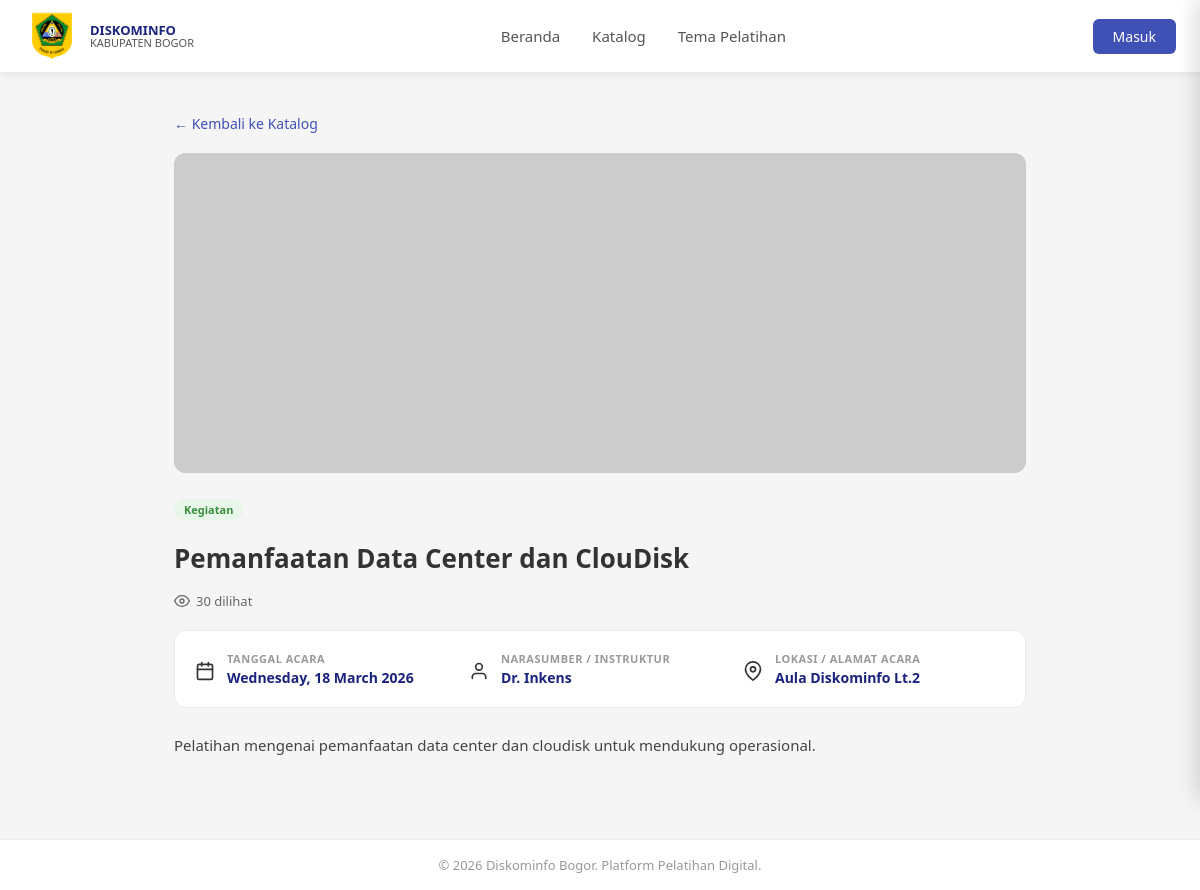
The app's page /pages/detail.php?id=2 with its own data.
### tables this page shows
CREATE TABLE modul (
    id INT AUTO_INCREMENT PRIMARY KEY,
    judul VARCHAR(200) NOT NULL,
    deskripsi TEXT,
    kategori_id INT,
    instruktur VARCHAR(100),
    lokasi VARCHAR(150),
    tanggal DATE,
    views INT DEFAULT 0,
    status ENUM('published','draft') DEFAULT 'draft',
    thumbnail VARCHAR(255),
    file_materi VARCHAR(255),
    file_ppt VARCHAR(255),
    created_at TIMESTAMP DEFAULT CURRENT_TIMESTAMP,
    FOREIGN KEY (kategori_id) REFERENCES kategori(id) ON DELETE SET NULL
);

CREATE TABLE kategori (
    id INT AUTO_INCREMENT PRIMARY KEY,
    nama VARCHAR(100) NOT NULL,
    deskripsi TEXT,
    created_at TIMESTAMP DEFAULT CURRENT_TIMESTAMP
);

### pages/detail.php (the view, shortened to what this page needs)
<?php
require_once '../includes/header.php';
$id = isset($_GET['id']) ? (int)$_GET['id'] : 0;
$conn->query("ALTER TABLE tema_pelatihan ADD COLUMN IF NOT EXISTS tanggal_selesai DATE DEFAULT NULL AFTER tanggal");
$conn->query("ALTER TABLE pendaftaran ADD COLUMN IF NOT EXISTS npwp VARCHAR(25) DEFAULT NULL");
$conn->query("ALTER TABLE pendaftaran ADD COLUMN IF NOT EXISTS no_rekening VARCHAR(30) DEFAULT NULL");
$conn->query("ALTER TABLE pendaftaran ADD COLUMN IF NOT EXISTS asal_kecamatan VARCHAR(100) DEFAULT NULL");
$col_check = $conn->query("SHOW COLUMNS FROM modul LIKE 'tema_id'");
$has_tema_col = $col_check->num_rows > 0;
if ($has_tema_col) {
    $stmt = $conn->prepare("
        SELECT m.*, k.nama as kategori_nama,
               tp.id as tema_id, tp.judul as tema_judul,
               tp.lokasi as tema_lokasi, tp.tanggal as tema_tanggal,
               tp.tanggal_selesai as tema_tanggal_selesai,
               tp.kuota as tema_kuota, tp.status as tema_status, tp.deskripsi as tema_deskripsi,
               (SELECT COUNT(*) FROM pendaftaran p WHERE p.tema_id=tp.id AND p.status!='rejected') as tema_terdaftar
        FROM modul m
        LEFT JOIN kategori k ON m.kategori_id = k.id
        LEFT JOIN tema_pelatihan tp ON m.tema_id = tp.id
        WHERE m.id = ? AND m.status = 'published'
    ");
} else {
    $stmt = $conn->prepare("
        SELECT m.*, k.nama as kategori_nama
        FROM modul m
        LEFT JOIN kategori k ON m.kategori_id = k.id
        WHERE m.id = ? AND m.status = 'published'
    ");
}
$stmt->bind_param("i", $id);
$stmt->execute();
$m = $stmt->get_result()->fetch_assoc();
function badge_class($kat) {
    $map = ['Internal'=>'badge-internal','Kegiatan'=>'badge-kegiatan','External'=>'badge-external'];
    return $map[$kat] ?? 'badge-internal';
}
?>
<div class="main-content">
<div class="detail-page">
    <a href="katalog.php" class="btn-back">&larr; Kembali ke Katalog</a>
    <div class="detail-thumb">
        <?php if ($m['thumbnail']): ?>
            <img src="../<?= htmlspecialchars($m['thumbnail']) ?>" alt="<?= htmlspecialchars($m['judul']) ?>">
        <?php else: ?>
            <img src="https://picsum.photos/seed/<?= $m['id'] ?>/900/320" alt="">
        <?php endif; ?>
    </div>
    <span class="badge <?= badge_class($m['kategori_nama']) ?>"><?= htmlspecialchars($m['kategori_nama'] ?? '') ?></span>
    <h1 style="font-size:26px;font-weight:700;margin:12px 0 16px"><?= htmlspecialchars($m['judul']) ?></h1>
    <div class="detail-meta">
        <span><svg class="icon" viewBox="0 0 24 24"><path d="M1 12s4-8 11-8 11 8 11 8-4 8-11 8-11-8-11-8z"/><circle cx="12" cy="12" r="3"/></svg> <?= $m['views'] ?> dilihat</span>
    </div>
    <div class="acara-card">
        <div class="acara-item">
            <div class="acara-icon"><svg class="icon icon-lg" viewBox="0 0 24 24"><rect x="3" y="4" width="18" height="18" rx="2"/><line x1="16" y1="2" x2="16" y2="6"/><line x1="8" y1="2" x2="8" y2="6"/><line x1="3" y1="10" x2="21" y2="10"/></svg></div>
            <div class="acara-detail">
                <span class="acara-label">Tanggal Acara</span>
                <span class="acara-value"><?= date('l, d F Y', strtotime($m['tanggal'])) ?></span>
            </div>
        </div>
        <?php if ($m['instruktur']): ?>
        <div class="acara-item">
            <div class="acara-icon"><svg class="icon icon-lg" viewBox="0 0 24 24"><path d="M20 21v-2a4 4 0 0 0-4-4H8a4 4 0 0 0-4 4v2"/><circle cx="12" cy="7" r="4"/></svg></div>
            <div class="acara-detail">
                <span class="acara-label">Narasumber / Instruktur</span>
                <span class="acara-value"><?= htmlspecialchars($m['instruktur']) ?></span>
            </div>
        </div>
        <?php endif; ?>
        <?php if ($m['lokasi']): ?>
        <div class="acara-item">
            <div class="acara-icon"><svg class="icon icon-lg" viewBox="0 0 24 24"><path d="M21 10c0 7-9 13-9 13s-9-6-9-13a9 9 0 0 1 18 0z"/><circle cx="12" cy="10" r="3"/></svg></div>
            <div class="acara-detail">
                <span class="acara-label">Lokasi / Alamat Acara</span>
                <span class="acara-value"><?= htmlspecialchars($m['lokasi']) ?></span>
            </div>
        </div>
        <?php endif; ?>
    </div>
    <div class="detail-desc">
        <?= nl2br(htmlspecialchars($m['deskripsi'])) ?>
    </div>
</div>
<?php require_once '../includes/footer.php'; ?>

### assets/css/style.css (style rules this page uses)
* { margin: 0; padding: 0; box-sizing: border-box; }
body { font-family: 'Segoe UI', sans-serif; background: #f5f5f5; color: #333; }
.badge { display: inline-block; padding: 3px 10px; border-radius: 20px; font-size: 11px; font-weight: 600; margin-bottom: 8px; }
.badge-kegiatan { background: #e8f5e9; color: #388e3c; }
.detail-page { max-width: 900px; margin: 0 auto; padding: 40px 24px; }
.detail-thumb { width: 100%; height: 320px; background: #c5cae9; border-radius: 12px; display: flex; align-items: center; justify-content: center; font-size: 48px; color: #9fa8da; margin-bottom: 24px; overflow: hidden; }
.detail-thumb img { width: 100%; height: 100%; object-fit: cover; }
.detail-meta { display: flex; flex-wrap: wrap; gap: 16px; margin-bottom: 20px; }
.detail-meta span { font-size: 13px; color: #666; display: flex; align-items: center; gap: 6px; }
.detail-desc { font-size: 15px; line-height: 1.8; color: #444; }
.btn-back { display: inline-flex; align-items: center; gap: 6px; color: #3f51b5; text-decoration: none; font-size: 14px; margin-bottom: 20px; }
.acara-card { display: grid; grid-template-columns: repeat(auto-fit, minmax(220px, 1fr)); gap: 12px; background: #fff; border: 1px solid #e8eaf6; border-radius: 12px; padding: 20px; margin: 16px 0 24px; }
.acara-item { display: flex; align-items: flex-start; gap: 12px; }
.acara-icon { font-size: 22px; flex-shrink: 0; margin-top: 2px; }
.acara-detail { display: flex; flex-direction: column; gap: 2px; }
.acara-label { font-size: 11px; text-transform: uppercase; letter-spacing: .5px; color: #999; font-weight: 600; }
.acara-value { font-size: 14px; font-weight: 600; color: #1a237e; }
.icon { width: 16px; height: 16px; stroke: currentColor; stroke-width: 2; fill: none; stroke-linecap: round; stroke-linejoin: round; vertical-align: middle; display: inline-block; flex-shrink: 0; }
.icon-lg { width: 20px; height: 20px; }

### records on screen
modul: kategori.nama "Kegiatan", judul "Pemanfaatan Data Center dan ClouDisk", views "30", tanggal "Wednesday, 18 March 2026", instruktur "Dr. Inkens", lokasi "Aula Diskominfo Lt.2", deskripsi "Pelatihan mengenai pemanfaatan data center dan cloudisk untuk mendukung operasional."
